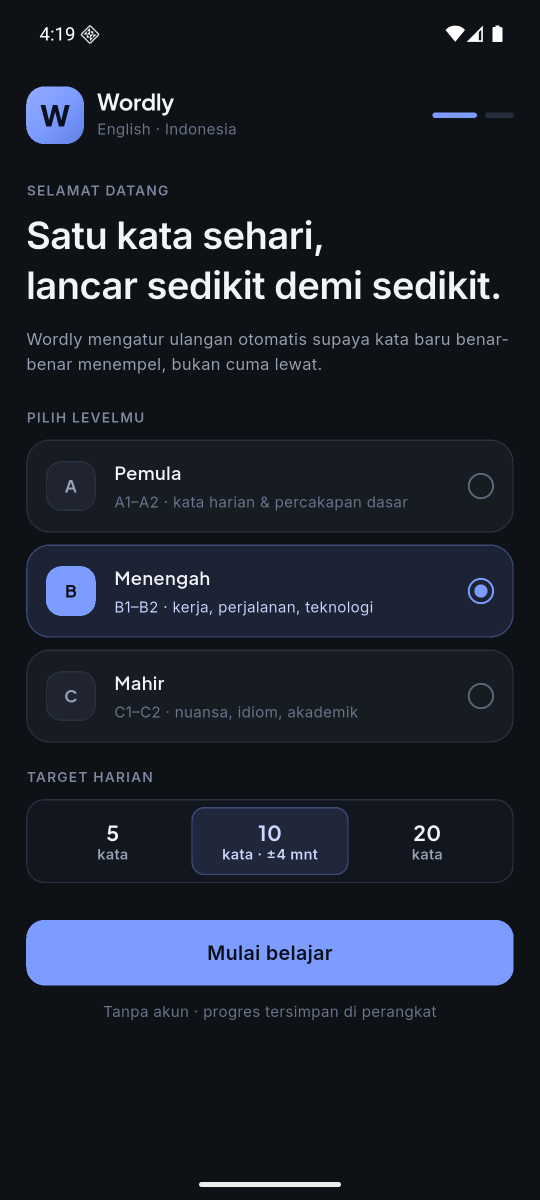
#> input picture docs/screenshots/29-onboarding.png, 1080 x 2400 px (shown at 1/2 size)
$ python make_store_screenshots.py
#> lines starting #> are read from the running program, lines starting #| are printed output that depends on the picture
"""Menyiapkan screenshot toko (1080x1920) dari tangkapan layar emulator."""

from pathlib import Path

from PIL import Image

ROOT = Path(__file__).resolve().parent.parent
SRC = ROOT / "docs" / "screenshots"
OUT = ROOT / "docs" / "store"

SHOTS = [
    ("29-onboarding.png", "01-onboarding.png"),
    ("30-home-setelah-onboarding.png", "02-home.png"),
    ("21-quiz-pilihan-ganda.png", "03-quiz.png"),
    ("15-flashcard-depan.png", "04-flashcard.png"),
    ("42-statistik-7-hari.png", "05-statistik.png"),
    ("13-practice-flashcard-siap.png", "06-latihan.png"),
]

TARGET = (1080, 1920)


def main() -> None:
    OUT.mkdir(parents=True, exist_ok=True)
    for source, target in SHOTS:
        path = SRC / source
        if not path.exists():
            print(f"lewat: {source} tidak ada")
            continue
        image = Image.open(path).convert("RGB")
        # Potong bagian atas/bawah agar rasio 9:16 (syarat Play Store).
        width, height = image.size
#> width = 1080; height = 2400
        wanted_height = int(width * TARGET[1] / TARGET[0])
#> wanted_height = 1920
        if height > wanted_height:
            offset = (height - wanted_height) // 2
#> offset = 240
            image = image.crop((0, offset, width, offset + wanted_height))
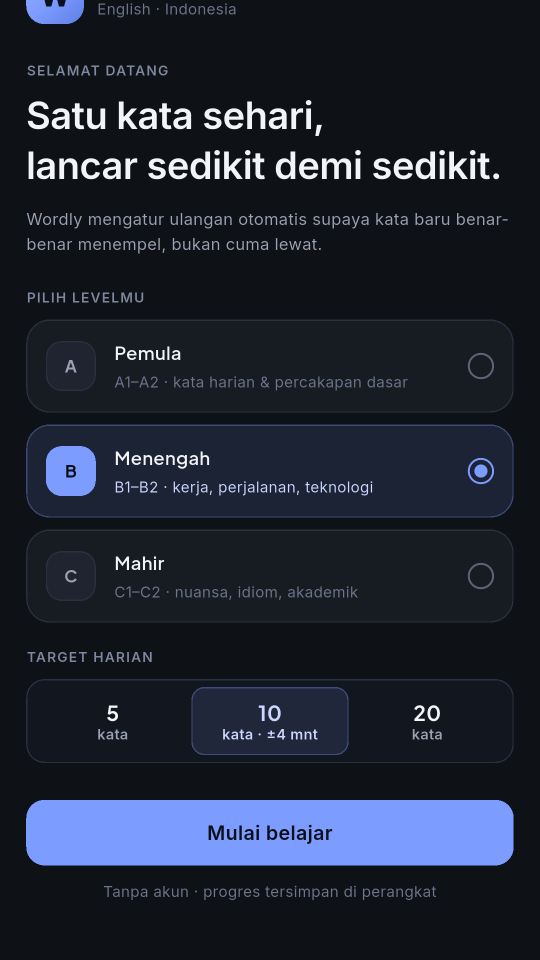
#> image: PIL image 1080x1920 RGB (shown at 1/2 size); mean R, G, B 30.9, 36.6, 50.1
        image = image.resize(TARGET, Image.LANCZOS)
        destination = OUT / target
        image.save(destination, optimize=True)
        print(f"{target}: {destination.stat().st_size // 1024} KB")
#> pass 2 of the loop in main, `for source, target in SHOTS:`:
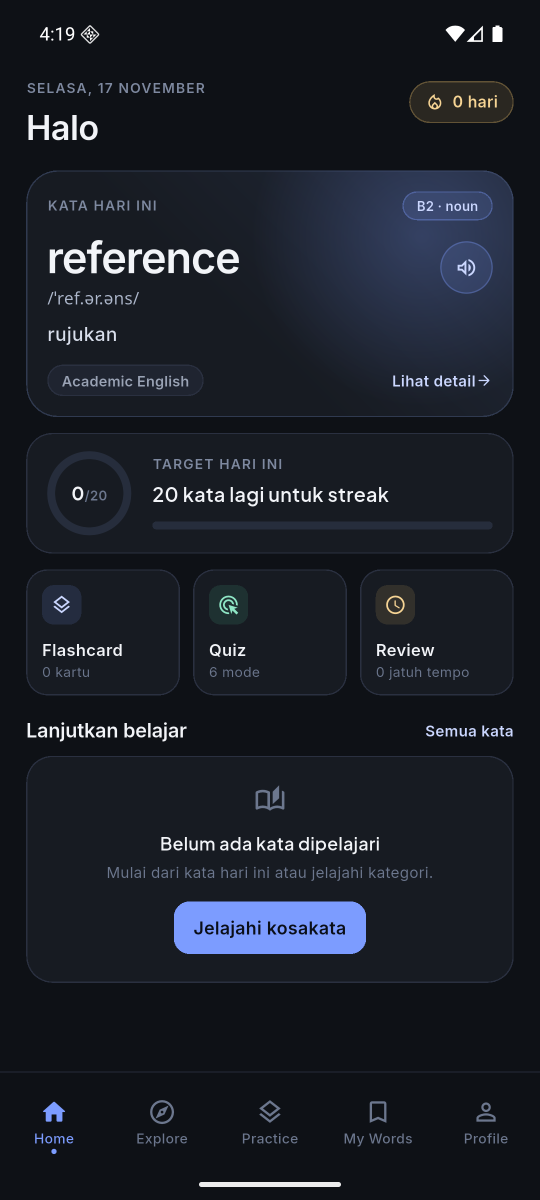
#> input picture docs/screenshots/30-home-setelah-onboarding.png, 1080 x 2400 px (shown at 1/2 size)
#> in main, `image = image.crop((0, offset, width, offset + wanted_height))`:
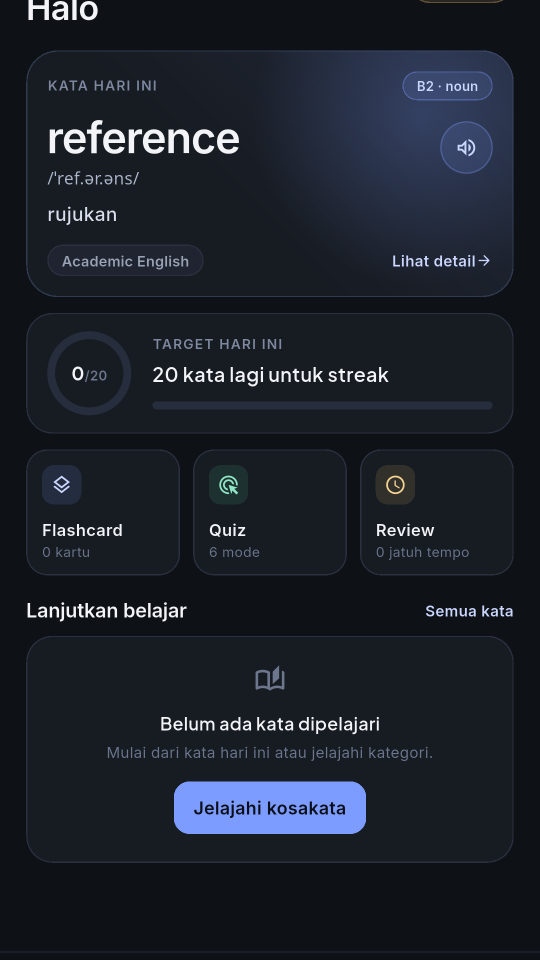
#> image: PIL image 1080x1920 RGB (shown at 1/2 size); mean R, G, B 28.2, 33, 42.8
#> pass 3 of the loop in main, `for source, target in SHOTS:`:
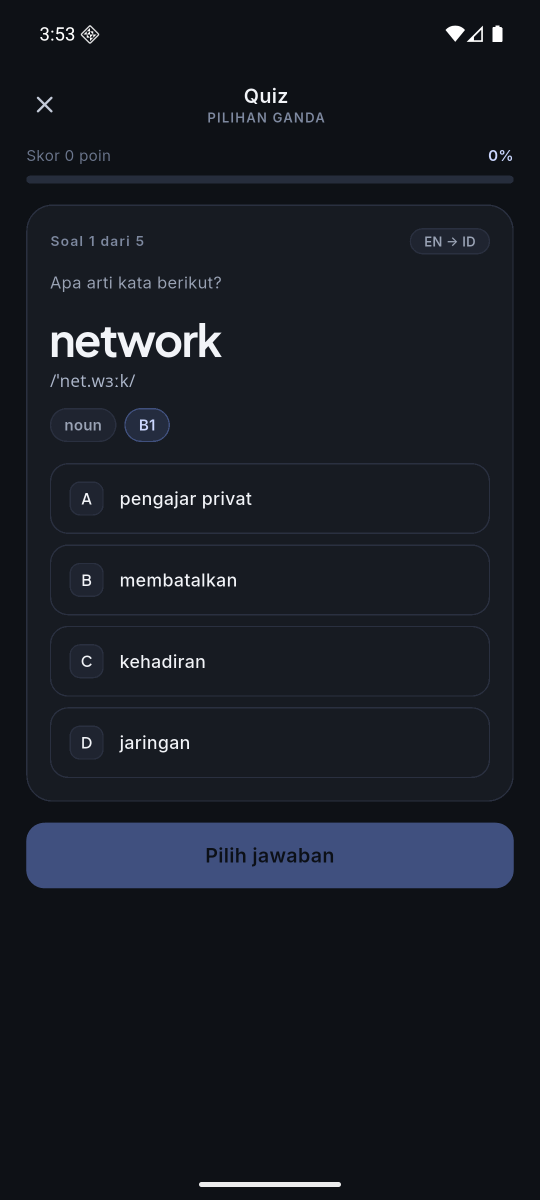
#> input picture docs/screenshots/21-quiz-pilihan-ganda.png, 1080 x 2400 px (shown at 1/2 size)
#> in main, `image = image.crop((0, offset, width, offset + wanted_height))`:
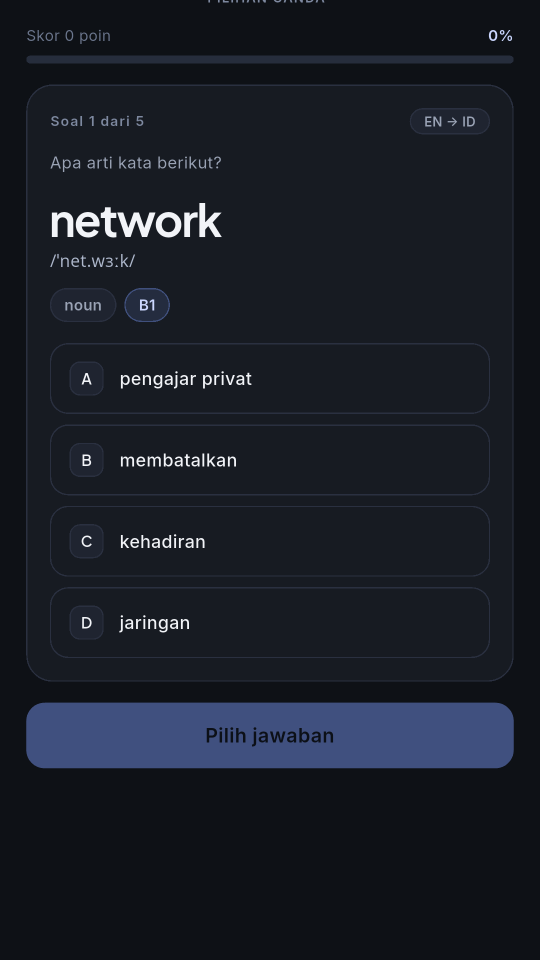
#> image: PIL image 1080x1920 RGB (shown at 1/2 size); mean R, G, B 24.9, 29.4, 38.4
#> the loop made 6 passes; the first 3 are shown


if __name__ == "__main__":
    main()
